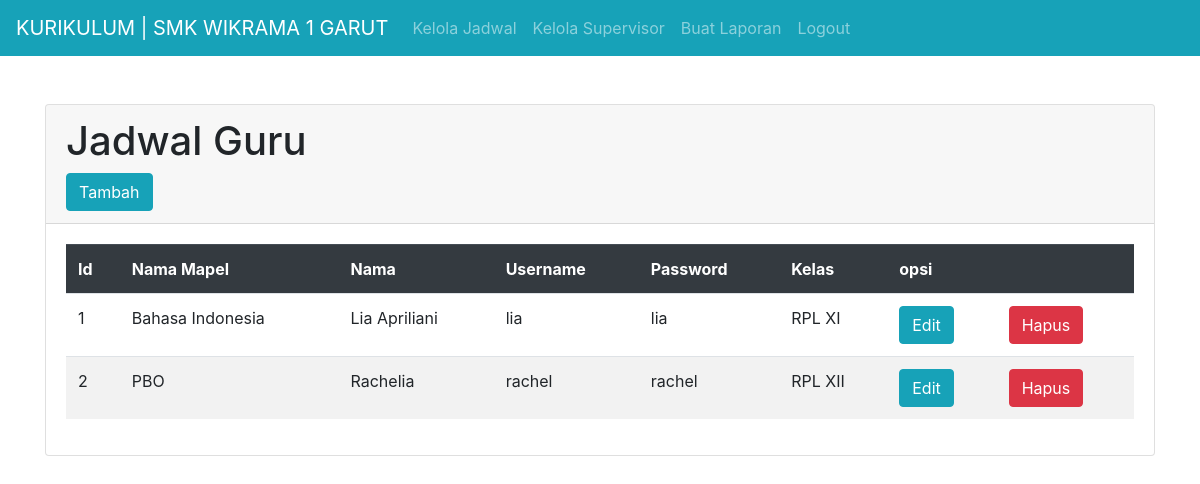
The app's page /kurikulum/jadwal.php (signed in) with its own data.
### tables this page shows
CREATE TABLE `jadwal` (
  `id` int(11) NOT NULL,
  `nama_mapel` varchar(60) NOT NULL,
  `nama` varchar(60) NOT NULL,
  `username` varchar(60) NOT NULL,
  `password` varchar(60) NOT NULL,
  `kelas` varchar(60) NOT NULL
);

### library/controller.php (called while the page is built, shortened)
<?php
class controller{
   protected $con;
   public function __construct($localhost,$username,$password,$database)
   {
      $this->con = mysqli_connect($localhost,$username,$password,$database);
   }
   public function select($table)
   {
      $sql = "SELECT * FROM $table";
      $query = mysqli_query($this->con,$sql);
      return $query;
   }
}
?>

### kurikulum/jadwal.php (the view, shortened to what this page needs)
<?php
  require '../library/controller.php';
  if(@$_SESSION['kurikulum'] === "login"){
?>
<!DOCTYPE html>
<html>
<head>
	<link rel="stylesheet" type="text/css" href="../asset/css/bootstrap.css">
</head>
<body>
	<nav class="navbar navbar-expand-lg navbar-dark bg-info">
		<a class="navbar-brand" href="index.php">KURIKULUM | SMK WIKRAMA 1 GARUT</a>
		<div class="collapse navbar-collapse" id="navbarSupportedContent">
			<ul class="navbar-nav mr-auto">
				<li class="nav-item"><a class="nav-link" href="jadwal.php">Kelola Jadwal</a></li>
          <li class="nav-item"><a class="nav-link" href="super.php">Kelola Supervisor</a></li>
          <li class="nav-item"><a class="nav-link" href="laporan.php">Buat Laporan</a></li>
          <li class="nav-item"><a class="nav-link" onclick="return confirm('Anda Yakin?')" href="logout.php">Logout</a></li>
        </ul>
		</div>
	</nav>
	<div class="container">
		<div class="card" style="margin : 3rem auto 8.1rem auto !important">
      <div class="card-header">
        <h1>Jadwal Guru</h1>
      <a href="?tambah"><input type="button" value="Tambah" class="btn btn-info"></a>
      </div>
      <div class="card-body">
        <table class="table table-striped">
          <tr class="thead-dark">
            <th>Id</th>
            <th>Nama Mapel</th>
            <th>Nama</th>
            <th>Username</th>
            <th>Password</th>
            <th>Kelas</th>
            <th colspan="2">opsi</th>
          </tr>
          <?php
            $jadwal = new controller("localhost","root","","supervisor");
            $result = $jadwal->select("jadwal");
            foreach($result as $key){
          ?>
          <tr>
            <td><?php echo $key['id'] ?></td>
            <td><?php echo $key['nama_mapel']?></td>
            <td><?php echo $key['nama'] ?></td>
            <td><?php echo $key['username']?></td>
            <td><?php echo $key['password']?></td>
            <td><?php echo $key['kelas'] ?></td>
            <td><a href="?edit=<?php echo $key['id'] ?>"><input type="button" class="btn btn-info" value="Edit" name=""></a></td>
            <td><a href="?hapus=<?php echo $key['id'] ?>"><input type="button" class="btn btn-danger" value="Hapus" name=""></a></td>
          </tr>
          <?php
            }
          ?>
        </table>
      </div>
      </div>
	</div>
</body>
</html>
<?php
  }else{
    echo "<script>alert('Login dahulu');document.location.href='../index.php'</script>";
  }
?>

### records on screen
jadwal: id "1", nama_mapel "Bahasa Indonesia", nama "Lia Apriliani", username "lia", password "lia", kelas "RPL XI"
jadwal: id "2", nama_mapel "PBO", nama "Rachelia", username "rachel", password "rachel", kelas "RPL XII"
